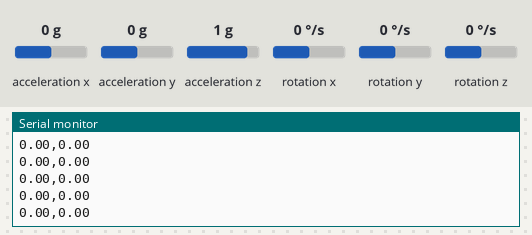
Bench run of a sketch on a simulated ESP32. On the bench: the last lines printed to the serial monitor. Wiring (inferred from the names in the program): MPU-6050 motion sensor at I2C address 0x68. Inputs (shaded band) come from the test bench; at power-on: acceleration y 0 g, acceleration x 0 g, acceleration z 1 g, rotation x 0 °/s, rotation y 0 °/s, rotation z 0 °/s.

Above: at 1.3 s.
1.4 s: acceleration y set to -1.4 g
At 2.4 s:
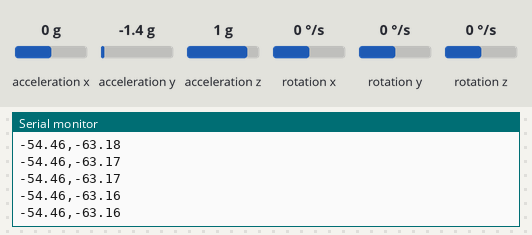
2.9 s: acceleration x set to -1.4 g
At 4.0 s:
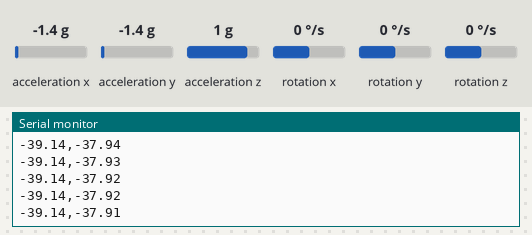
4.4 s: acceleration z set to -1.4 g
At 5.3 s:
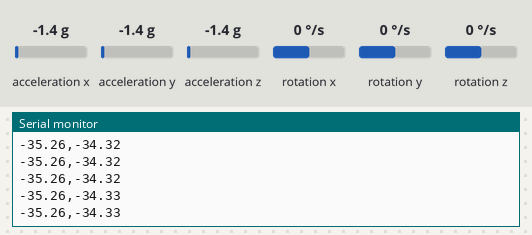
5.9 s: rotation x set to -192 °/s
At 7.0 s:
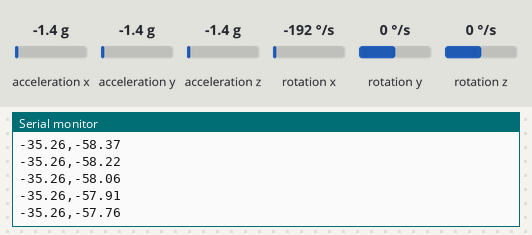
Timing chart, 0 to 8.4 s (numbered marks = the images above; inputs shaded):
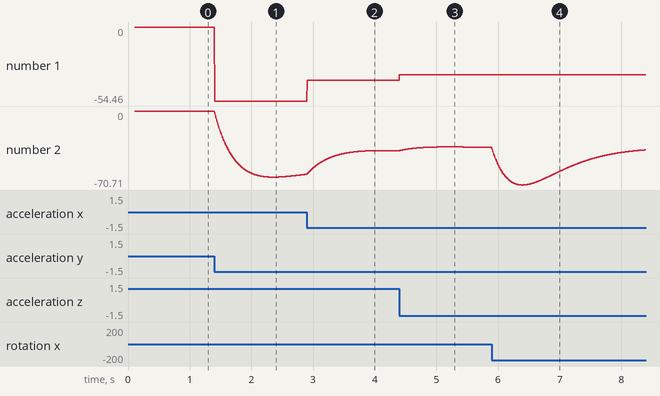

The sketch:

Kalman_Filter_Only.ino
```cpp
/*
 * ESP32 + MPU6050 - Standard Kalman Filter Only
 * Optimized for maximum sampling rate
 *
 * Connections:
 * MPU6050 VCC -> 3.3V
 * MPU6050 GND -> GND
 * MPU6050 SCL -> GPIO 22
 * MPU6050 SDA -> GPIO 21
 */

#include <Wire.h>

#define MPU6050_ADDR 0x68
#define PWR_MGMT_1 0x6B
#define ACCEL_XOUT_H 0x3B
#define GYRO_XOUT_H 0x43

// Kalman filter variables
float angle = 0;
float bias = 0;
float P[2][2] = {{1, 0}, {0, 1}};

// Filter tuning parameters
const float Q_angle = 0.001;
const float Q_bias = 0.003;
const float R_measure = 0.03;
const float dt = 0.005;  // 5ms = 200Hz sampling

unsigned long lastTime = 0;

void setup() {
  Serial.begin(115200);
  Wire.begin();
  Wire.setClock(400000);  // 400kHz I2C

  // Initialize MPU6050
  Wire.beginTransmission(MPU6050_ADDR);
  Wire.write(PWR_MGMT_1);
  Wire.write(0x00);
  Wire.endTransmission(true);

  delay(100);

  // Get initial angle
  float ax, ay, az, gx, gy, gz;
  readIMU(ax, ay, az, gx, gy, gz);
  angle = atan2(ay, sqrt(ax * ax + az * az)) * 180.0 / PI;

  Serial.println("Raw_Angle,Kalman_Angle");
  lastTime = micros();
}

void loop() {
  unsigned long currentTime = micros();
  float deltaT = (currentTime - lastTime) / 1000000.0;

  if (deltaT >= dt) {
    float ax, ay, az, gx, gy, gz;
    readIMU(ax, ay, az, gx, gy, gz);

    float rawAngle = atan2(ay, sqrt(ax * ax + az * az)) * 180.0 / PI;
    float gyroRate = gx;

    // Kalman filter update
    float kalmanAngle = updateKalman(rawAngle, gyroRate, deltaT);

    Serial.print(rawAngle);
    Serial.print(",");
    Serial.println(kalmanAngle);

    lastTime = currentTime;
  }
}

void readIMU(float &ax, float &ay, float &az, float &gx, float &gy, float &gz) {
  Wire.beginTransmission(MPU6050_ADDR);
  Wire.write(ACCEL_XOUT_H);
  Wire.endTransmission(false);
  Wire.requestFrom(MPU6050_ADDR, 14, true);

  int16_t axRaw = Wire.read() << 8 | Wire.read();
  int16_t ayRaw = Wire.read() << 8 | Wire.read();
  int16_t azRaw = Wire.read() << 8 | Wire.read();
  Wire.read(); Wire.read();  // Skip temperature
  int16_t gxRaw = Wire.read() << 8 | Wire.read();
  int16_t gyRaw = Wire.read() << 8 | Wire.read();
  int16_t gzRaw = Wire.read() << 8 | Wire.read();

  ax = axRaw / 16384.0;
  ay = ayRaw / 16384.0;
  az = azRaw / 16384.0;
  gx = gxRaw / 131.0;
  gy = gyRaw / 131.0;
  gz = gzRaw / 131.0;
}

float updateKalman(float newAngle, float gyroRate, float dt) {
  // Predict
  float rate = gyroRate - bias;
  angle += dt * rate;

  P[0][0] += dt * (dt * P[1][1] - P[0][1] - P[1][0] + Q_angle);
  P[0][1] -= dt * P[1][1];
  P[1][0] -= dt * P[1][1];
  P[1][1] += Q_bias * dt;

  // Update
  float S = P[0][0] + R_measure;
  float K[2];
  K[0] = P[0][0] / S;
  K[1] = P[1][0] / S;

  float innovation = newAngle - angle;
  angle += K[0] * innovation;
  bias += K[1] * innovation;

  float P00 = P[0][0];
  float P01 = P[0][1];

  P[0][0] -= K[0] * P00;
  P[0][1] -= K[0] * P01;
  P[1][0] -= K[1] * P00;
  P[1][1] -= K[1] * P01;

  return angle;
}
```

Measured:
- after the input at 1.4 s, the serial monitor: prints a new line at once (image 1)
- plotted number 1: 0 → -54.46 after the input at 1.4 s
- plotted number 2: 0 → -60.43 after the input at 1.4 s
